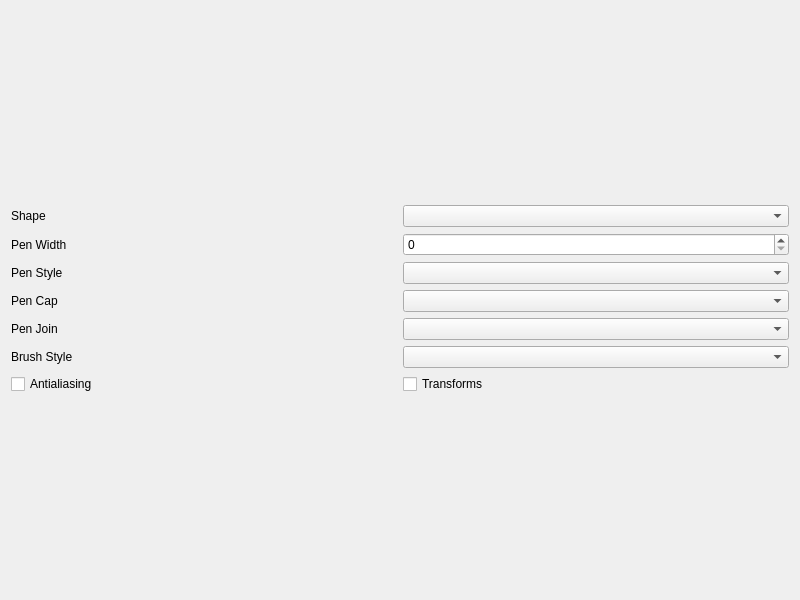
<?xml version="1.0" encoding="UTF-8"?>
<ui version="4.0">
 <class>Widget</class>
 <widget class="QWidget" name="Widget">
  <property name="geometry">
   <rect>
    <x>0</x>
    <y>0</y>
    <width>800</width>
    <height>600</height>
   </rect>
  </property>
  <property name="windowTitle">
   <string>Widget</string>
  </property>
  <layout class="QVBoxLayout" name="verticalLayout_2">
   <item>
    <layout class="QVBoxLayout" name="canvasLayout"/>
   </item>
   <item>
    <layout class="QVBoxLayout" name="verticalLayout">
     <item>
      <layout class="QHBoxLayout" name="horizontalLayout">
       <item>
        <widget class="QLabel" name="label">
         <property name="text">
          <string>Shape</string>
         </property>
        </widget>
       </item>
       <item>
        <widget class="QComboBox" name="shapeCombobox"/>
       </item>
      </layout>
     </item>
     <item>
      <layout class="QHBoxLayout" name="horizontalLayout_2">
       <item>
        <widget class="QLabel" name="label_2">
         <property name="text">
          <string>Pen Width</string>
         </property>
        </widget>
       </item>
       <item>
        <widget class="QSpinBox" name="penWidth"/>
       </item>
      </layout>
     </item>
     <item>
      <layout class="QHBoxLayout" name="horizontalLayout_3">
       <item>
        <widget class="QLabel" name="label_3">
         <property name="text">
          <string>Pen Style</string>
         </property>
        </widget>
       </item>
       <item>
        <widget class="QComboBox" name="penStyleCombobox"/>
       </item>
      </layout>
     </item>
     <item>
      <layout class="QHBoxLayout" name="horizontalLayout_4">
       <item>
        <widget class="QLabel" name="label_4">
         <property name="text">
          <string>Pen Cap</string>
         </property>
        </widget>
       </item>
       <item>
        <widget class="QComboBox" name="penCapCombobox"/>
       </item>
      </layout>
     </item>
     <item>
      <layout class="QHBoxLayout" name="horizontalLayout_5">
       <item>
        <widget class="QLabel" name="label_5">
         <property name="text">
          <string>Pen Join</string>
         </property>
        </widget>
       </item>
       <item>
        <widget class="QComboBox" name="penJoinCombobox"/>
       </item>
      </layout>
     </item>
     <item>
      <layout class="QHBoxLayout" name="horizontalLayout_6">
       <item>
        <widget class="QLabel" name="label_6">
         <property name="text">
          <string>Brush Style</string>
         </property>
        </widget>
       </item>
       <item>
        <widget class="QComboBox" name="brushStyleCombobox"/>
       </item>
      </layout>
     </item>
     <item>
      <layout class="QHBoxLayout" name="horizontalLayout_8">
       <item>
        <widget class="QCheckBox" name="antialiasingCheckbox">
         <property name="text">
          <string>Antialiasing</string>
         </property>
        </widget>
       </item>
       <item>
        <widget class="QCheckBox" name="transformCheckbox">
         <property name="text">
          <string>Transforms</string>
         </property>
        </widget>
       </item>
      </layout>
     </item>
    </layout>
   </item>
  </layout>
 </widget>
 <resources/>
 <connections/>
</ui>
